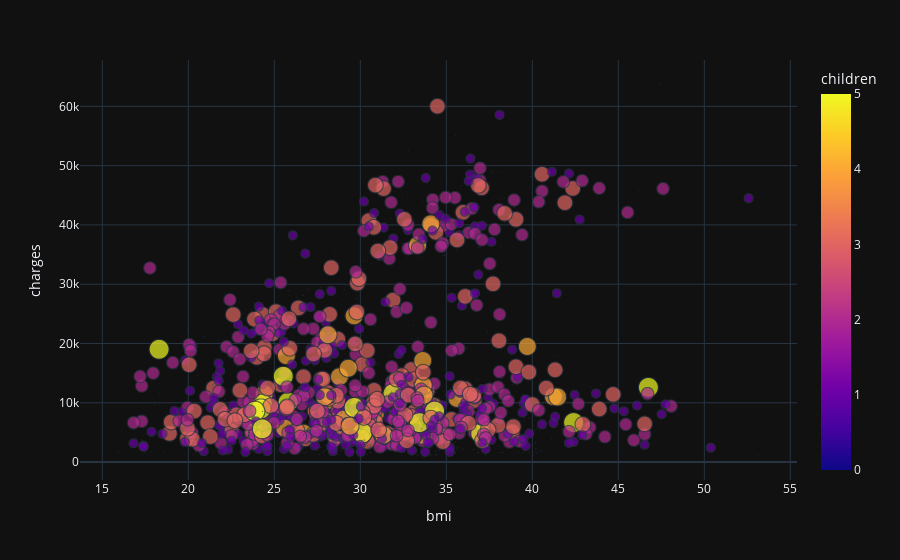

The code cell stored with this chart in its notebook:
### Code cell
px.scatter(data_frame = df, x = 'bmi', y = 'charges', color = 'children', size = 'children',
           template = 'plotly_dark')

### Figure 1 — Plotly figure (JSON) as saved in the notebook; plotly's stock layout.template omitted (floating-point values rounded to 4 significant figures; data arrays with more than 128 entries replaced by an {"elided": "..."} marker saying what was removed)
{"data": [{"hovertemplate": "bmi=%{x}<br>charges=%{y}<br>children=%{marker.color}<extra></extra>", "legendgroup": "", "marker": {"color": {"elided": "1338 int values"}, "coloraxis": "coloraxis", "size": {"elided": "1338 int values"}, "sizemode": "area", "sizeref": 0.0125, "symbol": "circle"}, "mode": "markers", "name": "", "showlegend": false, "type": "scattergl", "x": {"elided": "1338 float values"}, "xaxis": "x", "y": {"elided": "1338 float values"}, "yaxis": "y"}], "layout": {"coloraxis": {"colorbar": {"title": {"text": "children"}}, "colorscale": [[0, "#0d0887"], [0.1111, "#46039f"], [0.2222, "#7201a8"], [0.3333, "#9c179e"], [0.4444, "#bd3786"], [0.5556, "#d8576b"], [0.6667, "#ed7953"], [0.7778, "#fb9f3a"], [0.8889, "#fdca26"], [1, "#f0f921"]]}, "legend": {"itemsizing": "constant", "tracegroupgap": 0}, "margin": {"t": 60}, "xaxis": {"anchor": "y", "domain": [0, 1], "title": {"text": "bmi"}}, "yaxis": {"anchor": "x", "domain": [0, 1], "title": {"text": "charges"}}}}
